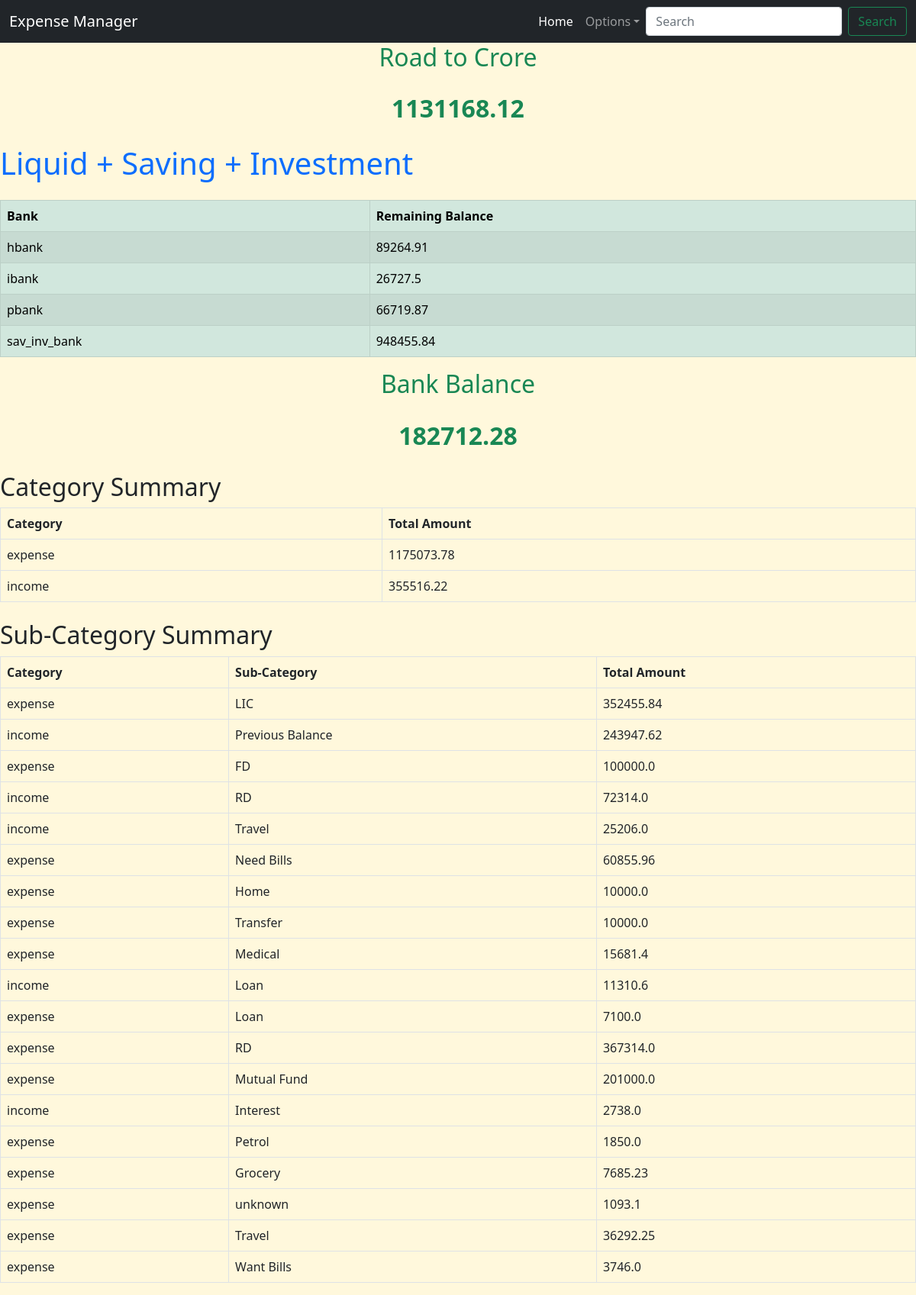
Page /summary on the committed database.
### app.py (models this page shows)
class IncomeExpenseManager(db.Model):
    id = db.Column(db.Integer, primary_key=True)
    date = db.Column(db.Date, nullable=False)
    from_bank = db.Column(db.String(10), nullable=True)
    to_bank = db.Column(db.String(10), nullable=True)
    category = db.Column(db.String(20), nullable=False)
    sub_category = db.Column(db.String(50), nullable=False)
    description = db.Column(db.String(100), nullable=False)
    amount = db.Column(db.Float, nullable=False)

### app.py (the view)
@app.route('/summary')
def category_summary():
    category_summary = db.session.query(IncomeExpenseManager.category, db.func.sum(IncomeExpenseManager.amount).label('total_amount')).group_by(IncomeExpenseManager.category).all()
    sub_category_summary = db.session.query(IncomeExpenseManager.category, IncomeExpenseManager.sub_category, db.func.sum(IncomeExpenseManager.amount).label('total_amount')).group_by(IncomeExpenseManager.category, IncomeExpenseManager.sub_category).order_by(IncomeExpenseManager.amount.label('total_amount').desc()).all()
    from_bank_summary = db.session.query(IncomeExpenseManager.from_bank, db.func.sum(IncomeExpenseManager.amount).label('balance')).filter(IncomeExpenseManager.from_bank.isnot(None)).group_by(IncomeExpenseManager.from_bank).all()
    to_bank_summary = db.session.query(IncomeExpenseManager.to_bank, db.func.sum(IncomeExpenseManager.amount).label('balance')).filter(IncomeExpenseManager.to_bank.isnot(None)).group_by(IncomeExpenseManager.to_bank).all()
    included_banks = ['hbank', 'ibank', 'pbank']  # Exclude the other two
    select_from_bank_summary = db.session.query(IncomeExpenseManager.from_bank, db.func.sum(IncomeExpenseManager.amount).label('balance')).filter(IncomeExpenseManager.from_bank.isnot(None)).filter(IncomeExpenseManager.from_bank.in_(included_banks)).group_by(IncomeExpenseManager.from_bank).all()
    select_to_bank_summary = db.session.query(IncomeExpenseManager.to_bank, db.func.sum(IncomeExpenseManager.amount).label('balance')).filter(IncomeExpenseManager.to_bank.isnot(None)).filter(IncomeExpenseManager.to_bank.in_(included_banks)).group_by(IncomeExpenseManager.to_bank).all()
    bank_balances = {}
    for bank, balance in from_bank_summary:
        bank_balances[bank] = bank_balances.get(bank, 0) - balance  # removed - above in from_bank_summary and added - here
    for bank, balance in to_bank_summary:
        bank_balances[bank] = bank_balances.get(bank, 0) + balance
    select_bank_balances = {}
    for bank, balance in select_from_bank_summary:
        select_bank_balances[bank] = select_bank_balances.get(bank, 0) - balance  # removed - above in from_bank_summary and added - here
    for bank, balance in select_to_bank_summary:
        select_bank_balances[bank] = select_bank_balances.get(bank, 0) + balance
    total_bank_balance = sum(bank_balances.values())
    select_total_bank_balance = sum(select_bank_balances.values())
    return render_template('category_summary.html', category_summary=category_summary, sub_category_summary=sub_category_summary, bank_balances=bank_balances, total_bank_balance=total_bank_balance, select_bank_balances=select_bank_balances, select_total_bank_balance=select_total_bank_balance) #saving_summary=saving_summary, invest_summary=invest_summary,

### templates/category_summary.html
{% extends 'base.html' %}
{% block content %}
<h2 class="mb-4 text-success text-center">Road to Crore</h2>
<p class="mb-4 text-success text-center fs-2"><strong>{{ total_bank_balance | round(2) }}</strong></p>
<h1 class="mb-4 text-primary">Liquid + Saving + Investment</h1>
{% if bank_balances %}
<table class="table table-success table-striped table-bordered table-hover">
    <thead>
        <tr>
            <th scope="col">Bank</th>
            <th scope="col">Remaining Balance</th>
        </tr>
    </thead>
    <tbody>
        {% for bank, balance in bank_balances.items() %}
        <tr>
            <td>{{ bank if bank else 'None' }}</td>
            <td>{{ balance | round(2) }}</td>
        </tr>
        {% endfor %}
    </tbody>
</table>
{% else %}
<p>No bank balances available.</p>
{% endif %}
<h2 class="mb-4 text-success text-center">Bank Balance</h2>
<p class="mb-4 text-success text-center fs-2"><strong>{{ select_total_bank_balance | round(2) }}</strong></p>
<h2 class="mt-4">Category Summary</h2>
{% if category_summary %}
<table class="table table-bordered table-hover">
    <thead>
        <tr>
            <th scope="col">Category</th>
            <th scope="col">Total Amount</th>
        </tr>
    </thead>
    <tbody>
        {% for category, total_amount in category_summary %}
        <tr>
            <td>{{ category }}</td>
            <td>{{ total_amount | round(2) }}</td>
        </tr>
        {% endfor %}
    </tbody>
</table>
{% else %}
<p>No category data available.</p>
{% endif %}
<h2 class="mt-4">Sub-Category Summary</h2>
{% if sub_category_summary %}
<table class="table table-bordered table-hover">
    <thead>
        <tr>
            <th scope="col">Category</th>
            <th scope="col">Sub-Category</th>
            <th scope="col">Total Amount</th>
        </tr>
    </thead>
    <tbody>
        {% for category, sub_category, total_amount in sub_category_summary %}
        <tr>
            <td>{{ category }}</td>
            <td>{{ sub_category }}</td>
            <td>{{ total_amount | round(2) }}</td>
        </tr>
        {% endfor %}
    </tbody>
</table>
{% else %}
<p>No sub-category data available.</p>
{% endif %}
{% endblock %}

### templates/base.html (style rules this page uses)
body { background-color: cornsilk; }

### rows in the picture
IncomeExpenseManager: category "expense", sub_category "LIC", amount "352455.84"
IncomeExpenseManager: category "expense", sub_category "FD", amount "100000.0"
IncomeExpenseManager: category "income", sub_category "RD", amount "72314.0"
IncomeExpenseManager: category "income", sub_category "Travel", amount "25206.0"
IncomeExpenseManager: category "expense", sub_category "Home", amount "10000.0"
IncomeExpenseManager: category "expense", sub_category "Transfer", amount "10000.0"

### other values in the picture
{{ total_bank_balance | round(2) }} "1131168.12"
{{ bank if bank else 'None' }} "hbank" "ibank" "pbank" "sav_inv_bank"
{{ balance | round(2) }} "89264.91" "26727.5" "66719.87" "948455.84"
{{ select_total_bank_balance | round(2) }} "182712.28"
{{ category }} "expense" "income"
{{ total_amount | round(2) }} "1175073.78" "355516.22"
{{ category }} "income" "expense" "expense" "income" "expense" "expense" "expense" "income" "expense" "expense" "expense" "expense" "expense"
{{ sub_category }} "Previous Balance" "Need Bills" "Medical" "Loan" "Loan" "RD" "Mutual Fund" "Interest" "Petrol" "Grocery" "unknown" "Travel" "Want Bills"
{{ total_amount | round(2) }} "243947.62" "60855.96" "15681.4" "11310.6" "7100.0" "367314.0" "201000.0" "2738.0" "1850.0" "7685.23" "1093.1" "36292.25" "3746.0"
